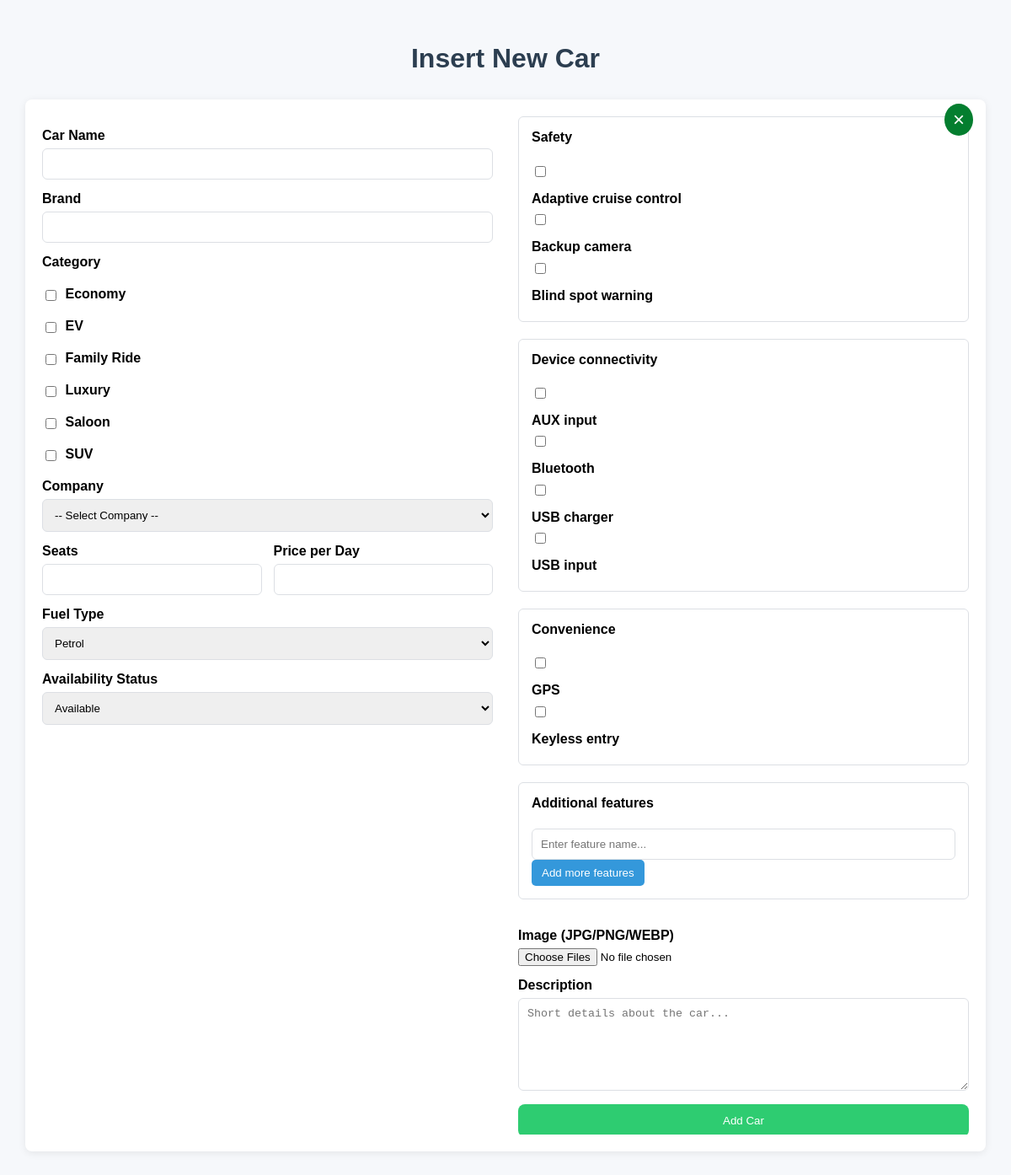
The app's page /add_car.php with its own data.
### tables this page shows
CREATE TABLE `categories` (
  `id` int(11) NOT NULL,
  `name` varchar(50) NOT NULL,
  `image` varchar(255) DEFAULT NULL
);

### add_car.php (the view, shortened to what this page needs)
<?php
require_once "dbconnect.php";
try {
    $stmt = $pdo->query("SELECT id, name FROM categories");
    $categories = $stmt->fetchAll(PDO::FETCH_ASSOC);
} catch (Exception $e) {
    die("Error fetching categories: " . $e->getMessage());
}
?>
<!DOCTYPE html>
<html lang="en">
<head>
</head>
<body>
    <h1>Insert New Car</h1>
    <form method="POST" enctype="multipart/form-data">
        <a href="admin_dashboard.php" class="back-btn">×</a>
        <div class="left-panel">
            <label>Car Name</label>
            <input type="text" name="name" required>
            <label>Brand</label>
            <input type="text" name="brand" required>
            <label>Category</label>
            <div>
                <?php foreach ($categories as $cat) : ?>
                    <div>
                        <input type="checkbox" name="category_ids[]" value="<?= (int)$cat['id'] ?>" id="cat_<?= (int)$cat['id'] ?>">
                        <label for="cat_<?= (int)$cat['id'] ?>"><?= htmlspecialchars($cat['name']) ?></label>
                    </div>
                <?php endforeach; ?>
            </div>
            <label>Company</label>
            <select name="company_id" required>
                <option value="">-- Select Company --</option>
            </select>
            <div class="row">
                <div>
                    <label>Seats</label>
                    <input type="number" name="seats" min="1" required>
                </div>
                <div>
                    <label>Price per Day</label>
                    <input type="number" step="0.01" name="price_per_day" required>
                </div>
            </div>
            <label>Fuel Type</label>
            <select name="fuel_type" required>
                <option value="petrol">Petrol</option>
            </select>
            <label>Availability Status</label>
            <select name="availability_status" required>
                <option value="available">Available</option>
            </select>
        </div>
        <div class="right-panel">
            <div class="features-group">
                <h4>Safety</h4>
                <?php
                $safety_features = [
                    'Adaptive cruise control',
                    'Backup camera',
                    'Blind spot warning'
                ];
                foreach ($safety_features as $feature) : ?>
                    <div>
                        <input type="checkbox" name="features[Safety][]" value="<?= htmlspecialchars($feature) ?>" id="feature_<?= str_replace(' ', '_', $feature) ?>">
                        <label for="feature_<?= str_replace(' ', '_', $feature) ?>"><?= htmlspecialchars($feature) ?></label>
                    </div>
                <?php endforeach; ?>
            </div>
            <div class="features-group">
                <h4>Device connectivity</h4>
                <?php
                $device_features = [
                    'AUX input',
                    'Bluetooth',
                    'USB charger',
                    'USB input'
                ];
                foreach ($device_features as $feature) : ?>
                    <div>
                        <input type="checkbox" name="features[Device connectivity][]" value="<?= htmlspecialchars($feature) ?>" id="feature_<?= str_replace(' ', '_', $feature) ?>">
                        <label for="feature_<?= str_replace(' ', '_', $feature) ?>"><?= htmlspecialchars($feature) ?></label>
                    </div>
                <?php endforeach; ?>
            </div>
            <div class="features-group">
                <h4>Convenience</h4>
                <?php
                $convenience_features = [
                    'GPS',
                    'Keyless entry'
                ];
                foreach ($convenience_features as $feature) : ?>
                    <div>
                        <input type="checkbox" name="features[Convenience][]" value="<?= htmlspecialchars($feature) ?>" id="feature_<?= str_replace(' ', '_', $feature) ?>">
                        <label for="feature_<?= str_replace(' ', '_', $feature) ?>"><?= htmlspecialchars($feature) ?></label>
                    </div>
                <?php endforeach; ?>
            </div>
            <div class="features-group">
                <h4>Additional features</h4>
                <div id="additional-features-container" class="additional-features-section">
                    <div>
                        <input type="text" name="additional_features[]" placeholder="Enter feature name...">
                    </div>
                </div>
                <button type="button" class="add-feature-btn" onclick="addFeatureInput()">Add more features</button>
            </div>
            <label>Image (JPG/PNG/WEBP)</label>
            <input type="file" name="images[]" accept=".jpg,.jpeg,.png,.webp" multiple>
            <label>Description</label>
            <textarea name="description" placeholder="Short details about the car..."></textarea>
            <button type="submit">Add Car</button>
        </div>
    </form>
</body>
</html>

### add_car.php (style rules this page uses)
body { font-family: Arial, sans-serif; background: #f6f8fb; margin: 0; padding: 30px; }
h1 { color: #2c3e50; text-align: center; }
form { display: grid; grid-template-columns: 1fr 1fr; gap: 30px; position: relative; margin: 30px auto; background: #fff; padding: 20px; border-radius: 8px; max-width: 1200px; box-shadow: 0 2px 10px rgba(0, 0, 0, .08); }
label { display: block; margin: 14px 0 6px; font-weight: 600; }
input[type="text"], input[type="number"], select, textarea { width: 100%; padding: 10px; border: 1px solid #dcdfe4; border-radius: 6px; box-sizing: border-box; }
input[type="checkbox"] { display: inline-block; vertical-align: middle; margin-right: 6px; }
label[for^="cat_"] { display: inline-block; margin-right: 15px; }
textarea { min-height: 110px; }
.row { display: grid; grid-template-columns: 1fr 1fr; gap: 14px; }
.features-group { margin-bottom: 20px; border: 1px solid #dcdfe4; border-radius: 6px; padding: 15px; }
.features-group h4 { margin-top: 0; }
.additional-features-section { display: flex; flex-direction: column; gap: 10px; }
button { margin-top: 16px; background: #2ecc71; color: #fff; border: none; padding: 12px 16px; border-radius: 8px; cursor: pointer; }
.add-feature-btn { background: #3498db; color: #fff; border: none; padding: 8px 12px; border-radius: 5px; cursor: pointer; width: fit-content; margin-top: 0; }
.back-btn { position: absolute; top: 5px; right: 15px; font-size: 1.5rem; text-decoration: none; color: #fff; background-color: #047e2fff; padding: 5px 10px; border-radius: 50%; transition: background-color 0.3s; }
.left-panel, .right-panel { display: flex; flex-direction: column; }
.right-panel { max-height: 80vh; overflow-y: auto; }

### records on screen
categories: name "Economy"
categories: name "EV"
categories: name "Family Ride"
categories: name "Luxury"
categories: name "Saloon"
categories: name "SUV"

### other values on screen
$feature "Adaptive cruise control"
$feature "Backup camera"
$feature "Blind spot warning"
$feature "AUX input"
$feature "Bluetooth"
$feature "USB charger"
$feature "USB input"
$feature "GPS"
$feature "Keyless entry"
